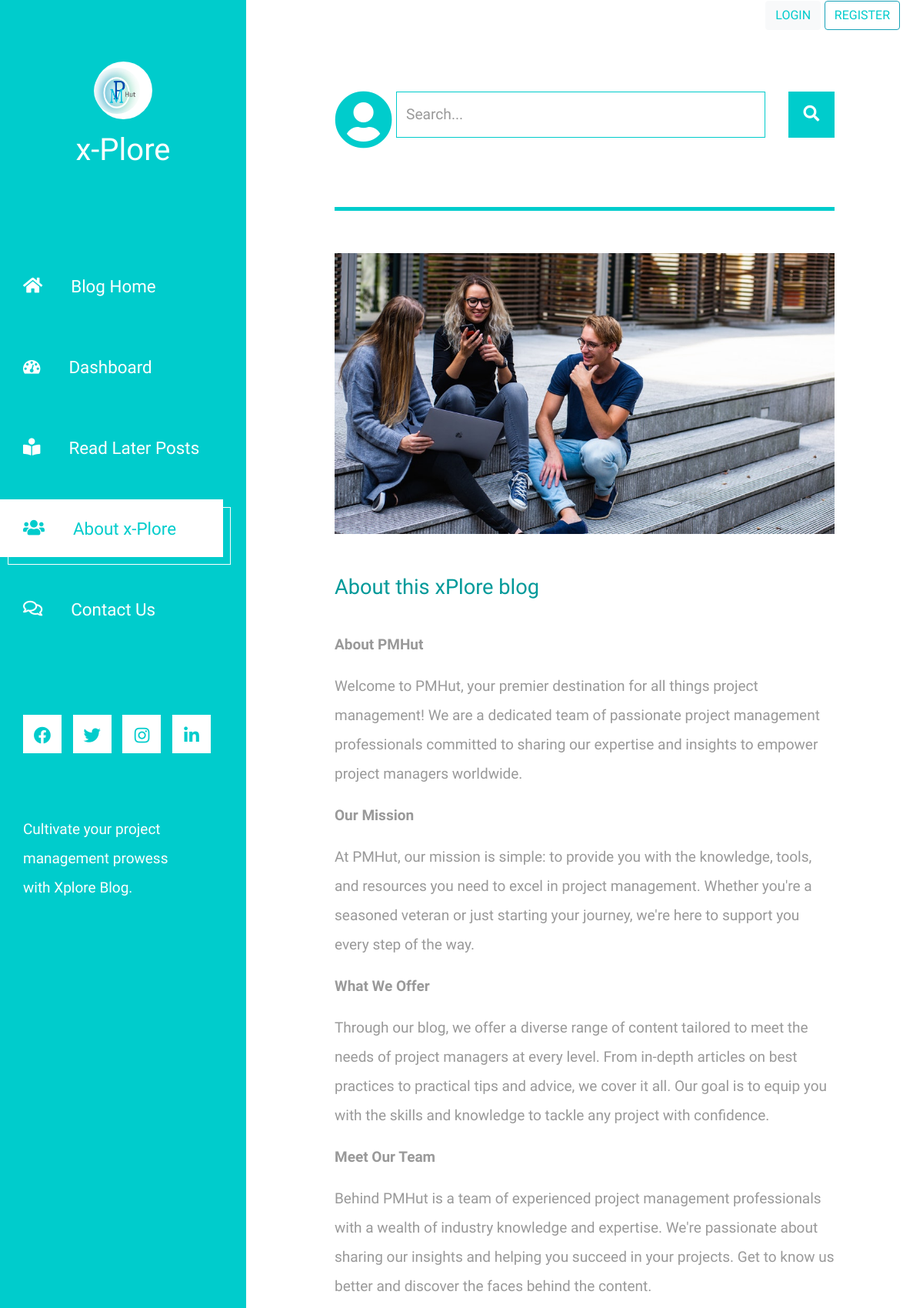
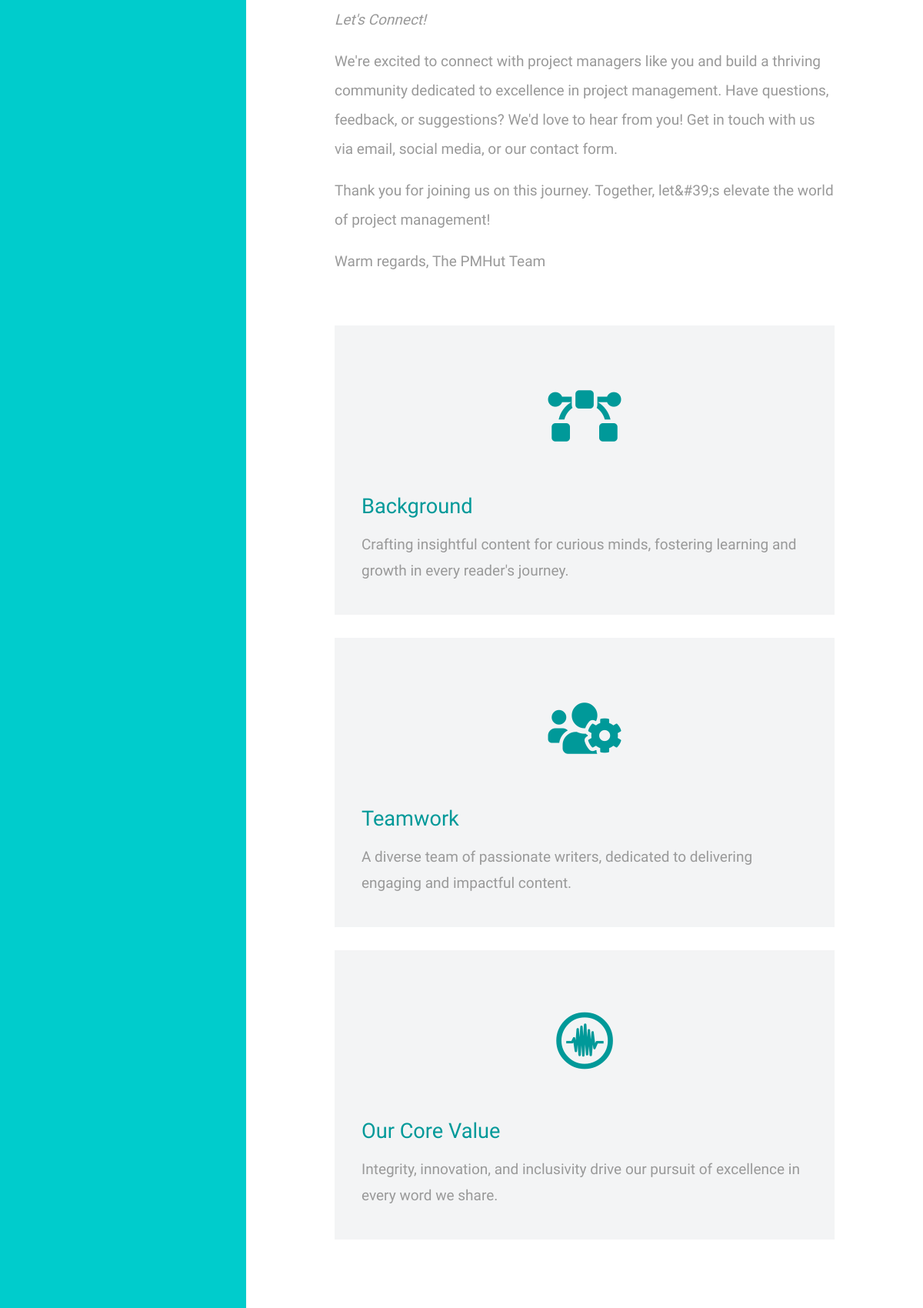
The page /about/ (upper part) on the database its author committed (2 pictures, top to bottom).
### xPloreBlog/models.py (models this page shows, shortened)
class Project(models.Model):
    project_id = models.CharField(max_length=20)
    project_name = models.CharField(max_length=100)
    project_about = RichTextField()
    p_background = models.CharField(max_length=200, null=True)
    p_team = models.CharField(max_length=200, null=True)
    p_core_value = models.CharField(max_length=200, null=True)
    created_by = models.ForeignKey(
        settings.AUTH_USER_MODEL, on_delete=models.DO_NOTHING, related_name='proj_created_by')
    created_on = models.DateField(default=timezone.now)
    updated_by = models.ForeignKey(
        settings.AUTH_USER_MODEL, on_delete=models.DO_NOTHING, related_name='proj_updated_by')
    updated_on = models.DateField(auto_now=True)
    class Meta:
        verbose_name_plural = 'Projects'

### xPloreBlog/views.py (the view)
# urls.py: path('about/', views.about, name='about'),
def about(request):
    about = get_object_or_404(Project, id=1)
    return render(request, "xPloreBlog/about.html", {'about': about})

### xPloreBlog/templates/xPloreBlog/about.html (shortened to what this page needs)
{% extends "base.html" %} {% load static %} {% block content %}
<div class="row tm-row tm-mb-45">
  <div class="col-12">
    <hr class="tm-hr-primary tm-mb-55" />
    <img src="{% static 'img/about-01.jpg' %}" alt="Image" class="img-fluid" />
  </div>
</div>
<div class="row tm-row tm-mb-40">
  <div class="col-12">
    <div class="mb-4">
      <h2 class="pt-2 tm-mb-40 tm-color-primary tm-post-title">
        About this xPlore blog
      </h2>
      <p>{{ about.project_about|safe }}</p>
    </div>
  </div>
</div>
<div class="row tm-row tm-mb-120">
  <div class="col-lg-4 tm-about-col">
    <div class="tm-bg-gray tm-about-pad">
      <div class="text-center tm-mt-40 tm-mb-60">
        <i class="fas fa-bezier-curve fa-4x tm-color-primary"></i>
      </div>
      <h2 class="mb-3 tm-color-primary tm-post-title">Background</h2>
      <p class="mb-0 tm-line-height-short">{{ about.p_background }}</p>
    </div>
  </div>
  <div class="col-lg-4 tm-about-col">
    <div class="tm-bg-gray tm-about-pad">
      <div class="text-center tm-mt-40 tm-mb-60">
        <i class="fas fa-users-cog fa-4x tm-color-primary"></i>
      </div>
      <h2 class="mb-3 tm-color-primary tm-post-title">Teamwork</h2>
      <p class="mb-0 tm-line-height-short">{{ about.p_team }}</p>
    </div>
  </div>
  <div class="col-lg-4 tm-about-col">
    <div class="tm-bg-gray tm-about-pad">
      <div class="text-center tm-mt-40 tm-mb-60">
        <i class="fab fa-creative-commons-sampling fa-4x tm-color-primary"></i>
      </div>
      <h2 class="mb-3 tm-color-primary tm-post-title">Our Core Value</h2>
      <p class="mb-0 tm-line-height-short">{{ about.p_core_value }}</p>
    </div>
  </div>
</div>
{% endblock %}

### ParadigmPortal/templates/base.html (shortened to what this page needs)
{% load static %}
<!DOCTYPE html>
<html lang="en">
  <head>
    <link rel="stylesheet" href="{% static 'fontawesome/css/all.min.css' %}" />
    <link href="{% static 'css/bootstrap.min.css'  %}" rel="stylesheet" />
    <link href="{% static 'css/swiper/swiper-bundle.min.css' %}" rel="stylesheet">
    <link href="{% static 'css/templatemo-xtra-blog.css' %}" rel="stylesheet" />
    <link
      href="{% static 'assets/css/login-register.css' %}"
      rel="stylesheet"
    />
    <link
      rel="stylesheet"
      href="http://netdna.bootstrapcdn.com/font-awesome/4.0.3/css/font-awesome.css"
    />
  </head>
  <body>
    <header class="tm-header" id="tm-header">
      <div class="tm-header-wrapper">
        <div class="tm-site-header">
          <div class="mb-3 mx-auto tm-site-logo">
            <a class="navbar-brand" href="/"
              ><img
                class="rounded-circle shadow-1-strong me-3"
                height="60"
                width="60"
                src="{% static 'img/pmlogo.png' %}"
                alt="PMHut Logo"
            /></a>
          </div>
          <h1 class="text-center">x-Plore</h1>
        </div>
        <nav class="tm-nav" id="tm-nav">
          <ul>
            <li
              class="tm-nav-item {% if request.path == '/' %} active {% endif %}"
            >
              <a href="{% url 'all-posts' %}" class="tm-nav-link">
                <i class="fas fa-home"></i>
                Blog Home
              </a>
            </li>
            <li
              class="tm-nav-item {% if request.path == '/top-rated-posts/' %} active {% endif %}"
            >
              <a href="{% url 'post-dashboard' %}" class="tm-nav-link">
                <i class="fa fa-dashboard"></i>
                Dashboard
              </a>
            </li>
            <li
              class="tm-nav-item {% if request.path == '/read-later-posts/' %} active {% endif %}"
            >
              <a href="{% url 'read-later-posts' %}" class="tm-nav-link">
                <i class="fas fa-book-reader"></i>
                Read Later Posts
              </a>
            </li>
            <li
            <li
              class="tm-nav-item {% if request.path == '/about/' %} active {% endif %}"
            >
              <a href="{% url 'about' %}" class="tm-nav-link">
                <i class="fas fa-users"></i>
                About x-Plore
              </a>
            </li>
            <li
              class="tm-nav-item {% if request.path == '/contact/' %} active {% endif %}"
            >
              <a href="{% url 'contact' %}" class="tm-nav-link">
                <i class="far fa-comments"></i>
                Contact Us
              </a>
            </li>
          </ul>
        </nav>
        <div class="tm-mb-65">
          <a rel="nofollow" href="https://facebook.com" class="tm-social-link">
            <i class="fab fa-facebook tm-social-icon"></i>
          </a>
          <a href="https://twitter.com" class="tm-social-link">
            <i class="fab fa-twitter tm-social-icon"></i>
          </a>
          <a href="https://instagram.com" class="tm-social-link">
            <i class="fab fa-instagram tm-social-icon"></i>
          </a>
          <a href="https://linkedin.com" class="tm-social-link">
            <i class="fab fa-linkedin tm-social-icon"></i>
          </a>
        </div>
        <p class="tm-mb-80 pr-5 text-white">
          Cultivate your project management prowess with Xplore Blog.
        </p>
      </div>
    </header>
    <div class="container-fluid">
      {% include "xPloreBlog/includes/login_register.html" %}
      <main class="tm-main">
        {% if user.is_authenticated %}
            <div class="tm-site-logo position-absolute top-0 start-0">
              <a class="navbar-brand" href="/"
                ><p class="d-none d-sm-block" data-letters={{ user.first_name|slice:':1' }}{{ user.last_name|slice:':1' }}></p></a>
            </div>
        {% else %}
            <div class="tm-site-logo position-absolute top-0 start-0">
              <i class="fas fa-user-circle fa-4x d-none d-sm-block"></i>
            </div>
        {% endif %}
        <div class="row tm-row">
          <div class="col-12">
            <form method="GET" action="/" class="form-inline tm-mb-80 tm-search-form">
              <input
                class="form-control tm-search-input"
                name="query"
                type="text"
                placeholder="Search..."
                aria-label="Search"
              />
              <button name="searchbtn" id="searchbtn" class="tm-search-button" type="submit">
                <i class="fas fa-search tm-search-icon" aria-hidden="true"></i>
              </button>
        </div>
        </div>
        {% block content %} {% endblock %}
      </main>
    </div>
  </body>
</html>

### xPloreBlog/templates/xPloreBlog/includes/login_register.html (shortened to what this page needs)
<div class="col-12 text-right">
  {% if not user.is_authenticated %}
  <a class="btn btn-light" style="color: #0cc" href="{% url 'login' %}"
    >LOGIN</a
  >
  <a
    class="btn btn-outline-info"
    style="color: #0cc"
    href="{% url 'register' %}"
    >REGISTER</a
  >
  {% endif %}
</div>

### xPloreBlog/static/css/templatemo-xtra-blog.css (style rules this page uses)
html { overflow-x: hidden; }
body { margin: 0; padding: 0; font-family: "Source Sans Pro", sans-serif; font-size: 19px; line-height: 2em; overflow-x: hidden; }
p, span { color: #999; }
hr { border-top-color: #ccc; margin-top: 10px; margin-bottom: 10px; }
.form-control::placeholder { color: #999; }
.tm-header { background-color: #0cc; color: white; position: fixed; top: 0; left: 0; bottom: 0; z-index: 100; width: 400px; overflow-y: visible; }
.tm-header-wrapper { overflow-y: scroll; scrollbar-width: none; -ms-overflow-style: none; padding: 30px; width: 100%; height: 100%; }
.tm-site-header { margin-top: 50px; margin-bottom: 115px; }
.tm-site-logo { width: 75px; height: 75px; border-radius: 50%; background-color: white; display: flex; align-items: center; justify-content: center; }
.tm-site-logo i { color: #0cc; }
.tm-main { margin-left: 400px; padding: 80px 100px 25px; }
.tm-row { max-width: 980px; justify-content: space-between; }
.tm-nav { margin-bottom: 100px; }
.tm-nav-item { list-style: none; margin-bottom: 30px; }
.tm-nav-link { color: white; background-color: transparent; height: 75px; width: 100%; max-width: 300px; display: flex; align-items: center; font-size: 1.4rem; padding: 30px; }
.tm-nav-item:hover .tm-nav-link, .tm-nav-item.active .tm-nav-link { color: #0cc; background-color: white; text-decoration: none; }
.tm-nav ul { position: relative; }
.tm-nav-item:hover:after, .tm-nav-item.active:after { content: ""; width: 100%; max-width: 300px; height: 75px; display: block; border: 1px solid white; margin-left: 10px; margin-top: -65px; position: absolute; z-index: -1000; }
.tm-nav-link i { margin-right: 37px; }
ul { margin: 0; padding: 0; }
.tm-nav { margin-left: -30px; }
.tm-social-link { display: inline-block; background-color: white; font-size: 1.4rem; width: 50px; height: 50px; text-align: center; padding-top: 8px; margin-right: 15px; margin-bottom: 15px; }
.tm-social-icon { color: #0cc; transition: all 0.3s ease; }
.tm-search-form { display: flex; align-items: center; justify-content: flex-end; }
.form-inline .form-control.tm-search-input { display: block; height: 60px; width: 480px; margin-right: 30px; border-radius: 0; border-color: #0cc; font-size: 1.2rem; }
.tm-search-button { width: 60px; height: 60px; border: none; background-color: #0cc; transition: all 0.3s ease; }
.tm-search-icon { color: white; font-size: 1.3rem; }
.tm-post-title { font-size: 1.7rem; transition: all 0.3s ease; }
hr.tm-hr-primary { border-top: 5px solid #0cc; }
.form-control { height: 45px; border-color: #0cc; border-radius: 0; }
.tm-mb-40 { margin-bottom: 40px; }
.tm-mb-45 { margin-bottom: 45px; }
.tm-mb-55 { margin-bottom: 55px; }
.tm-mb-60 { margin-bottom: 60px; }
.tm-mb-65 { margin-bottom: 65px; }
.tm-mb-80 { margin-bottom: 80px; }
.tm-mb-120 { margin-bottom: 120px; }
.tm-mt-40 { margin-top: 40px; }
.tm-color-primary, span.tm-color-primary { color: #099; }
.tm-bg-gray { background-color: #f3f4f5; }
.tm-about-pad { padding: 40px 35px; }
.tm-line-height-short { line-height: 1.8; }
@media (max-width: 1540px) { .tm-header { width: 320px; } }
@media (max-width: 1540px) { .tm-main { margin-left: 320px; width: calc(100% - 320px); } }
@media (max-width: 1300px) { .tm-about-col { flex: 0 0 100%; max-width: 100%; margin-bottom: 30px; } }
@media (max-width: 1288px) { .tm-social-link { margin-right: 10px; } }

### rows shown on the page
Project: project_about "About PMHut Welcome to PMHut, your premier destination for all things project management! We are a dedicated team of passionate project management professionals committed to sharing our expertise and insights to empower project managers worldwide. Our Mission At PMHut, our mission is simple: to provide you with the knowledge, tools, and resources you need to excel in project management. Whether you're a seasoned veteran or just starting your journey, we're here to support you every step of the way. What We Offer Through our blog, we offer a diverse range of content tailored to meet the needs of project managers at every level. From in-depth articles on best practices to practical tips and…", p_background "Crafting insightful content for curious minds, fostering learning and growth in every reader's journey.", p_team "A diverse team of passionate writers, dedicated to delivering engaging and impactful content.", p_core_value "Integrity, innovation, and inclusivity drive our pursuit of excellence in every word we share."
